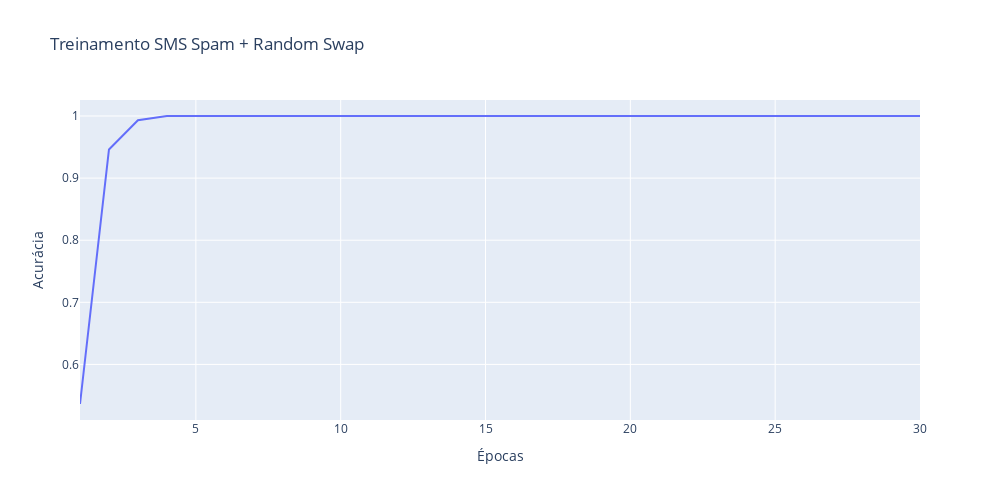

The cell this chart's notebook holds for it:
### Code cell
epocas = [range(1, 31)] # Número de épocas utilizadas + 1

fig = px.line(x = epocas, y = train_acc_rs, title='Treinamento SMS Spam + Random Swap')
fig.update_yaxes(title='Acurácia')
fig.update_xaxes(title='Épocas')
fig.update_layout(showlegend=False, autosize=False, width=1000, height=500)
fig.show()

### Figure 1 — Plotly figure (JSON) as saved in the notebook; plotly's stock layout.template omitted (floating-point values rounded to 4 significant figures)
{"data": [{"hovertemplate": "variable=wide_variable_0<br>value=%{x}<br>y=%{y}<extra></extra>", "legendgroup": "wide_variable_0", "line": {"color": "#636efa", "dash": "solid"}, "marker": {"symbol": "circle"}, "mode": "lines", "name": "wide_variable_0", "orientation": "v", "showlegend": true, "type": "scatter", "x": [1, 2, 3, 4, 5, 6, 7, 8, 9, 10, 11, 12, 13, 14, 15, 16, 17, 18, 19, 20, 21, 22, 23, 24, 25, 26, 27, 28, 29, 30], "xaxis": "x", "y": [0.5363, 0.9461, 0.9931, 1, 1, 1, 1, 1, 1, 1, 1, 1, 1, 1, 1, 1, 1, 1, 1, 1, 1, 1, 1, 1, 1, 1, 1, 1, 1, 1], "yaxis": "y"}], "layout": {"autosize": false, "height": 500, "legend": {"title": {"text": "variable"}, "tracegroupgap": 0}, "showlegend": false, "title": {"text": "Treinamento SMS Spam + Random Swap"}, "width": 1000, "xaxis": {"anchor": "y", "domain": [0, 1], "title": {"text": "Épocas"}}, "yaxis": {"anchor": "x", "domain": [0, 1], "title": {"text": "Acurácia"}}}}
